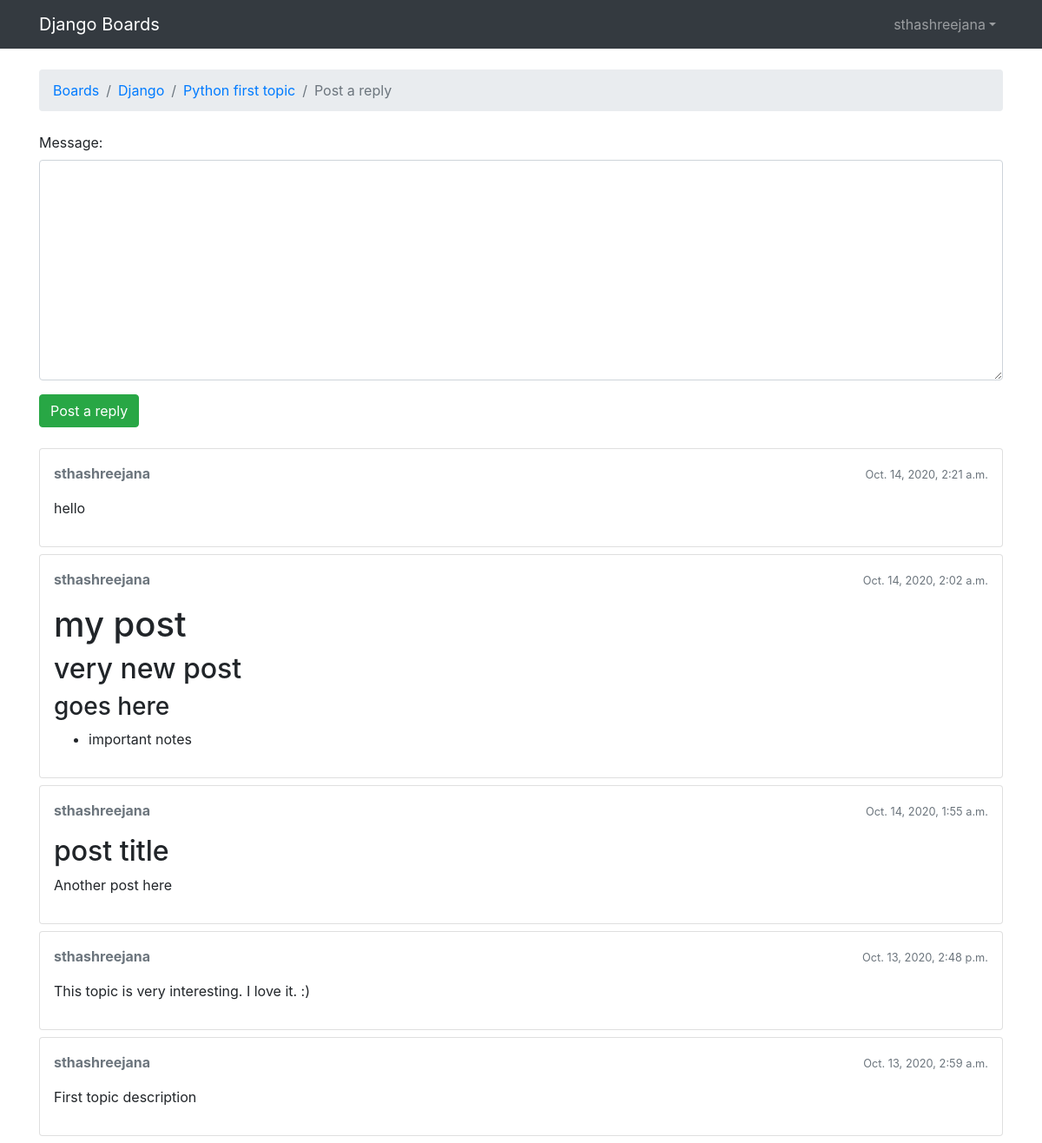
Screenshot of /boards/1/topics/2/reply/ (signed in) with the database file from the repository.
### boards/models.py (models this page shows, shortened)
class Topic(models.Model):
    subject = models.CharField(max_length=255)
    last_updated = models.DateTimeField(auto_now_add=True)
    board = models.ForeignKey(Board, related_name='topics', on_delete=models.CASCADE)
    starter = models.ForeignKey(User, related_name='topics', on_delete=models.CASCADE)
    views = models.PositiveIntegerField(default=0)
    def get_last_ten_posts(self):
        return self.posts.order_by('-created_at')[:10]

class Board(models.Model):
    name = models.CharField(max_length=30, unique=True)
    description = models.CharField(max_length=100)

class Post(models.Model):
    message = models.TextField(max_length=4000)
    topic = models.ForeignKey(Topic, related_name='posts', on_delete=models.CASCADE)
    created_at = models.DateTimeField(auto_now_add=True)
    updated_at = models.DateTimeField(null=True)
    created_by = models.ForeignKey(User, related_name='posts', on_delete=models.CASCADE)
    updated_by = models.ForeignKey(User, null=True, related_name='+', on_delete=models.CASCADE)
    def get_message_as_markdown(self):
        return mark_safe(markdown(self.message, safe_mode='escape'))

### boards/views.py (the view)
# urls.py: url(r'^boards/(?P<pk>\d+)/topics/(?P<topic_pk>\d+)/reply/$', views.reply_topic, name='reply_topic'),
@login_required
def reply_topic(request, pk, topic_pk):
    topic = get_object_or_404(Topic, board__pk=pk, pk=topic_pk)
    if request.method == 'POST':
        form = PostForm(request.POST)
        if form.is_valid():
            post = form.save(commit=False)
            post.topic = topic
            post.created_by = request.user
            post.save()
            topic.last_updated = timezone.now()
            topic.save()
            topic_url = reverse('topic_posts', kwargs={'pk': pk, 'topic_pk': topic_pk})
            topic_post_url = '{url}?page={page}#{id}'.format(
                url=topic_url,
                id=post.pk,
                page=topic.get_page_count()
            )
            return redirect(topic_post_url)
    else:
        form = PostForm()
    return render(request, 'reply_topic.html', {'topic': topic, 'form': form})

### boards/forms.py
class PostForm(forms.ModelForm):
    class Meta:
        model = Post
        fields = ['message', ]

### templates/reply_topic.html (shortened to what this page needs)
{% extends 'base.html' %}
{% load static %}
{% block stylesheet %}
<link rel="stylesheet" href="https://cdn.jsdelivr.net/simplemde/latest/simplemde.min.css">
{% endblock %}
{% block breadcrumb %}
  <li class="breadcrumb-item"><a href="{% url 'home' %}">Boards</a></li>
  <li class="breadcrumb-item"><a href="{% url 'board_topics' topic.board.pk %}">{{ topic.board.name }}</a></li>
  <li class="breadcrumb-item"><a href="{% url 'topic_posts' topic.board.pk topic.pk %}">{{ topic.subject }}</a></li>
  <li class="breadcrumb-item active">Post a reply</li>
{% endblock %}
{% block content %}
  <form method="post" class="mb-4">
    {% include 'includes/form.html' %}
    <button type="submit" class="btn btn-success">Post a reply</button>
  </form>
  {% for post in topic.get_last_ten_posts %}
    <div class="card mb-2">
      <div class="card-body p-3">
        <div class="row mb-3">
          <div class="col-6">
            <strong class="text-muted">{{ post.created_by.username }}</strong>
          </div>
          <div class="col-6 text-right">
            <small class="text-muted">{{ post.created_at }}</small>
          </div>
        </div>
        {{ post.get_message_as_markdown }}
      </div>
    </div>
  {% endfor %}
{% endblock %}

### templates/base.html (shortened to what this page needs)
{% load static %}<!DOCTYPE html>
<html lang="en">
<head>
  <link rel="stylesheet" href="{% static 'css/bootstrap.min.css' %}">
  {% block stylesheet %}
  {% endblock %}
</head>
<body>
  {% block body %}
  <nav class="navbar navbar-expand-sm navbar-dark bg-dark">
    <div class="container">
      <a class="navbar-brand" href="{% url 'home' %}">Django Boards</a>
      <div class="collapse navbar-collapse" id="mainMenu">
        {% if user.is_authenticated %}
        <ul class="navbar-nav ml-auto">
          <li class="nav-item dropdown">
            <a class="nav-link dropdown-toggle" href="#" id="userMenu" data-toggle="dropdown" aria-haspopup="true"
               aria-expanded="false">{{ user.username }}</a>
          </li>
        </ul>
        {% else %}
          <form class="form-inline ml-auto">
            <a href="{% url 'login' %}" class="btn btn-outline-secondary">Log In</a>
            <a href="{% url 'signup' %}" class="btn btn-primary ml-2">Sign Up</a>
          </form>
        {% endif %}
      </div>
    </div>
  </nav>
  <div class="container">
    <ol class="breadcrumb my-4">
      {% block breadcrumb %}
      {% endblock %}
    </ol>
    {% block content %}
    {% endblock%}
  </div>
  {% endblock body %}
</body>
</html>

### rows the page displays
Topic: board.name "Django", subject "Python first topic"
Post: created_by.username "sthashreejana", created_at "Oct. 14, 2020, 2:21 a.m.", get_message_as_markdown "hello"
Post: created_by.username "sthashreejana", created_at "Oct. 14, 2020, 2:02 a.m.", get_message_as_markdown "my post very new post goes here important notes"
Post: created_by.username "sthashreejana", created_at "Oct. 14, 2020, 1:55 a.m.", get_message_as_markdown "post title Another post here"
Post: created_by.username "sthashreejana", created_at "Oct. 13, 2020, 2:48 p.m.", get_message_as_markdown "This topic is very interesting. I love it. :)"
Post: created_by.username "sthashreejana", created_at "Oct. 13, 2020, 2:59 a.m.", get_message_as_markdown "First topic description"

### other values shown
{{ user.username }} "sthashreejana"
{{ field.label_tag }} "Message:"
